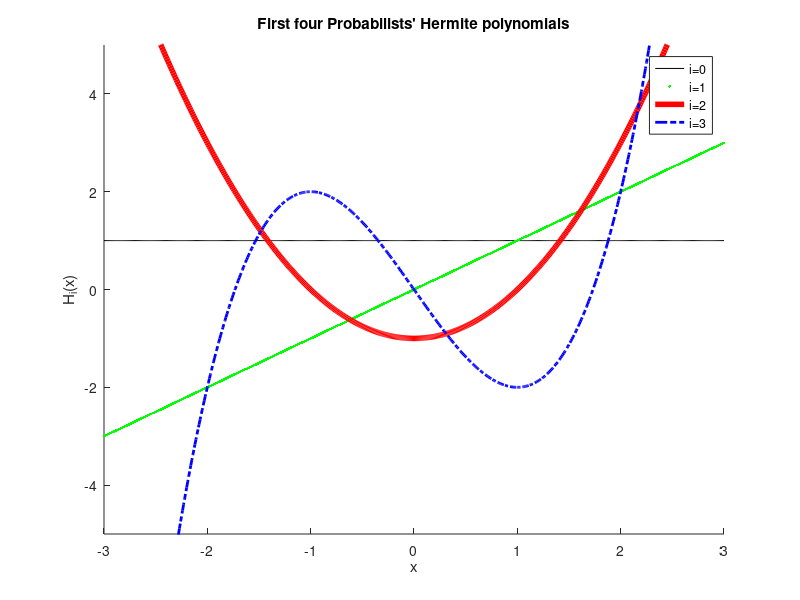
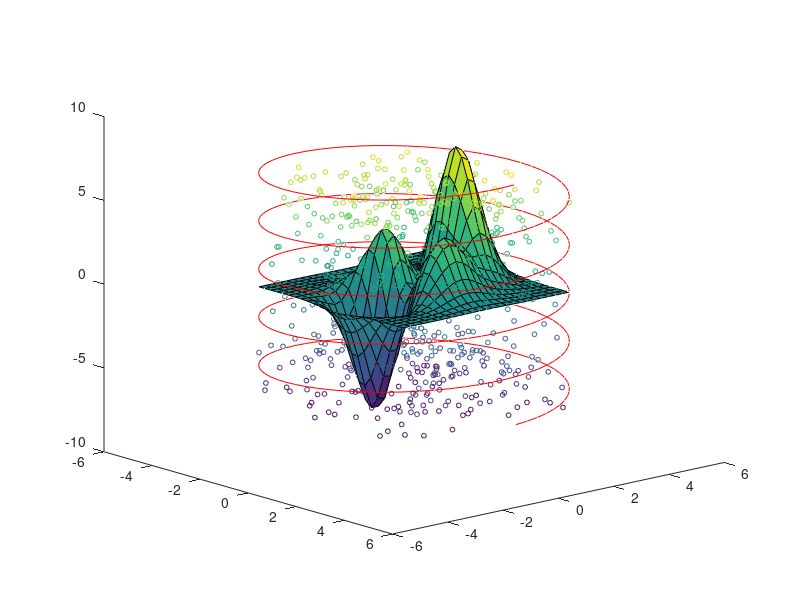

Write the MATLAB code that produced these figures, in order. (Note: this script raises an error after producing the figures.)
%% MATLAB Tutorial for Differential Equations

%%
% *DISCLAIMER*
%
% Almost everything you can do in MATLAB, you can do in Python, for free,
% with the addition of the packages NumPy, SciPy, and Matplotlib (and SymPy
% for the symbolic stuff). While MATLAB may be free to you now 
% while you're a student, it probably will not be once you
% graduate. Further, MATLAB is, as its name suggests, best suited to matrix
% computations. It is not a very good general-purpose programming language,
% and many of its misfeatures are made permanent by a need for backwards
% compatibility with 32 years worth of legacy scripts.
% So, while MATLAB is still the most commonly used language in many
% regions of academia, and so is an essential skill
% for any scientific/industrial programmer,
% you may want to investigate other languages if you
% decide you want to do any programming outside of this class.
%
% The script which generates this document is uploaded at
% <http://github.com/tsbertalan/matlabTutorial>, and the rendered HTML
% version is visible at
% <https://rawgit.com/tsbertalan/matlabTutorial/master/html/matlabTutorial.html rawgit.com>
% or
% <https://htmlpreview.github.io/?https://github.com/tsbertalan/matlabTutorial/blob/master/html/matlabTutorial.html htmlpreview.github.io>.

% Make this script's results exactly reproducible.
close all; clear all; rng(4);

%% Basics
% Statements can be closed with a semicolon,
x = 3*4;
%%
% or left unclosed, in which case they will print when evaluated.
x = 3*4
%%
% Most basic operations act as you'd expect.
3 + 6 - 2 * 3 / 9
%%
% However, you may sometimes want to use elementwise operations with matrix
% arguments, particularly for multiplication and exponentiation.
% This is done by preceeding the operations with a period.
x = [1, 2, 3];
y = [4, 5, 6];
%x^y  % fails
x .^ y
%%
% Longer statements can be broken across several lines with an ellipsis
% |...|. Whitespace is not syntactic.
x = 3 * 9 + 4 ...
    /32 +(...
          5 / 3 + 6 ...
         );
         

%%
% Loops can be written with |for| or |while|. You'll probably find |for|
% more useful.
for x=1:10
    y = x*2;
end

x = 1;
while x <= 10
    y = x*2;
    x = x + 1;
end

xvalues = [1 4 12 6];
total = 0;
for x=xvalues
    total = total + x;
end

%%
% The |disp| command can be used for explicitly printing things. Or
% |fprintf| can be used for more control.
disp(total)
fprintf('%.2f', sum(xvalues));

%%
% In the MATLAB Desktop, you can get help for most commands and functions
% by placing your edit cursor in the command and pressing F1. The help for
% |fprintf| looks like this on my machine:
% 
% <<fprintfHelp.png>>
% 
% The fact that the help for |fprintf| is _just a little bit_ wrong
% (in our simple usage, |fprintf| writes to standard out, 
% not to a text file as claimed) is just a fun bonus.

%%
% Standard flow control constructs are available.
x = sqrt(2);
if x < 2
    disp('less');
elseif true == false
    disp('impossible');
else
    disp('greater');
end

%%
% You can also use |switch| statements if you think they're warranted.
option = 'abcdefg';
switch option
    case 'abcdefg'
        disp('alphabet');
    case 42
        disp('meaning of life');
end
        


%% Arrays
% Matlab arrays are always at least two-dimensional. So, "vectors" are
% always either single-row or single-column matrices. You can inspect the
% dimensions of an array with the |size| command.
nValues = 1:10;
size(nValues)

%%
% You can transpose a matrix with either an apostrophe or the |transpose|
% command.
size(nValues')
%size(transpose(nValues))  % (same thing)

%%
% You can compose arrays explicitly with commas, spaces, and semicolons.
% Commas and spaces are used to separate values within the same row, and
% semicolons are used to separate values in different rows.
A = [1 2 3; 4 5 6]
B = [7, 8, 9; 1, 2, 3]
C = [4, 6 2; 5, 8 2]  % This is pretty ugly.

%%
% Ranges of values can be generated with the |START:INCREMENT:STOP| syntax.
2:3:12
%%
% If you leave out |INCREMENT|, it defaults to one.
2:12

%%
% You can reshape arrays, possibly changing the number of dimensions.
reshape(1:12, 3, 4)
reshape(1:12, 4, 3)

%%
% Higher-dimensional arrays are also possible, if its  useful for the
% organization of your problem.
threeDeeArray = reshape(1:12, 2, 3, 2)

%%
% You can index an array explicitly.
threeDeeArray(1, 3, 2) = 42;
%%
% The |end| keyword stands for last entry.
threeDeeArray(1, end, 2)
%%
% You can also flatten multidimensional arrays back to a column-vector
% (transposed here for space).
flattened = threeDeeArray(:)'
flattened(11)
%%hold all;
% Arrays can also be indexed by slices
threeDeeArray(1, :, :)
%%
% or by an array of indices.
indices = find(threeDeeArray(1, 3, :) == 42)
threeDeeArray(1, 3, indices)

%%
% One of the major shortcomings of MATLAB is its lack of
% true lists--the closest you can come is by extending an array row-by-row or
% colum-by-column. This imposes a performance penalty, as the entire array
% is recopied every time. But it can sometimes be worth it for assembling
% small "stacks"hold all;.
x = [];
y = [];
for i=1:10
    x = [x; i];
    y = [y, i*2];
end
size(x)
size(y)
 

%%
% Multiplying two matrices the |*| operator rather than the |.*| operator
% performs matrix multiplication, so the number of columns of the first
% matrix must match the number of rows of the second.
A = [1 2; 3 4];
u = [5; 6];
b = A * u



%% Basic plotting
% It's good practice to initialize a figure with a call to |figure|. This
% command will return a handle that you can use later as in input to the
% same command to make the same figure active again.
%
% To put multiple objects on the same plot, issue a |hold on| command after
% making your figure active. This prevents new plotted objects from
% replacing the previous ones.
%
% 2D line plots can be made with the |plot| command. Like all commands in
% this tutorial, nice documentation for this command is available with F1.
% Plots can be decorated with commands like |title|, |xlabel|, |ylabel|,
% |ylim|, or |legend|. Again, the built in help browser, or just Google,
% can be very useful for finding the names and syntax for less commonly\
% used commands.

figureHandle = figure();

hold all;

x = -3:.01:3;
plot(x, ones(size(x)), 'k-');
plot(x, x, 'g.');
plot(x, x.^2 - 1, 'Color', 'red', 'LineWidth', 4);
plot(x, x.^3 - 3*x, 'b-.', 'LineWidth', 2);
ylim([-5, 5]);

title('First four Probabilists'' Hermite polynomials');
xlabel('x');
ylabel('H_i(x)');
legend('i=0', 'i=1', 'i=2', 'i=3');

%%
% You can make scatterplots with the |scatter| command.

%%
% 3D plots are possible with commands such as |scatter3|, or |surf|
figure(); hold all;
[X,Y,Z] = peaks(25);
surf(X,Y,Z);
view(49, 18);  % Set the view angle.

% We can make a 3D scatterplot fairly intuitively, though formatting
% options can get Byzantine.
Zrand = rand(numel(Z), 1);
Zrand = Zrand * (max(Z(:)) - min(Z(:)));
Zrand = Zrand - mean(Zrand);
% Arguments are (x, y, z, size, (variable for color mapping)):
scatter3(X(:), Y(:), Zrand, 12, Zrand)

% You can also plot curves in 3D, FWIW.
theta = 0:.1:10*pi;
r = sqrt(...
        max(abs(X(:)))^2 ...
        + ...
        max(abs(Y(:)))^2 ...
        );
x = r*cos(theta);
y = r*sin(theta);
z = linspace(min(Z(:)), max(Z(:)), numel(theta));
plot3(x, y, z, 'Color', 'red');



%% Functions vs scripts
% This file is a MATLAB script--a series of statments, perhaps separated
% into cells by comment lines beginning with two |%| symbols.
% Incidentally, these cells can be evaluated one-by-one with the default
% |Ctrl+Enter| keyboard shortcut, similar to the |Shift+Enter| shortcut in
% Mathematica.
%
% However, to do something a little more like real programming in Matlab,
% you'll want functions. Functions need to be defined in a separate |*.m|
% file. (Nested functions are possible, but not in scripts. It appears that
% classes can only be defined in their own files, not nested.)
%
% I made a small example file to accompany this tutorial, called
% |squareInputValue.m|. It looks something like this:
%
%   function outputValue = squareInputValue(inputValue)
%       outputValue = inputValue .^ 2;
%   end
squareInputValue(2)

%%
% If you have to do slightly larger-scale programming in MATLAB, you may be
% interested in reading about its rudimentary object-orientation (look up
% |classdef| in the help), and package management (see |import|, and Google)
% capabilities.

%%
% Functions that can operate without arguments, such as the built-in rand,
% can be called without parenthases, although I personally dislike this
% style.
x = rand();
y = rand;
z = x - y;

%%
% If your function can be performed in a single statement, like our
% squareInputValue example, you can write it as an anonymous function
f = @(x) x.^2;
f(2)
%%
% The syntax is
%
%  |IDENTIFIER = @(ARG1 [, ARG2, ARG3, etc]) (statement with the given value(s) of ARG1(...))|
%
% This is similar to Python's |lambda| keyword, where this function would be
%
%  f = lambda x: x**2

%%
% In some contexts, such as when integrating ODEs (see below) a function
% handle is desired. Unlike in Python, where both |squareInputValue| and
% |f| would be callable objects at this point, attempts to use
% |squareInputValue| as an object at this point would be interpreted as
% calls without arguments (due to the previously mentioned regrettable
% no-parenthases no-arguments optional syntax), and would result in the error
%
%  Error using squareInputValue (line 2)
%  Not enough input arguments.
%
% You can create a function handle to pass to other functions by prepending
% an @ symbol (our anonymous function |f| is already a function handle).
squaringHandle = @squareInputValue;
squaringHandle(2)


%% Numerical integration of systems of ODEs
% While you can write your own numerical integration routines, and schemes
% like forward Euler can be implemented directly in your script without
% much difficulty, MATLAB includes several built-in integrators to make
% your life easier. These are particulary useful when integrating stiff
% systems of ODEs, where error or stepsize control is required, and schemes
% such as forward Euler might fail spectacularly.
%
% _*Numerically integrate a single linear ODE.*_
%
% Let's define a simple 1D ODE. The built-in integrators expect your
% right-hand-side (RHS) function to take two arguments, the current time,
% and the current state. This allows you to have time-dependent effects,
% such as nonautomous forcing. For now, we'll just ignore the t argument.
dxdt = @(t, x) 2 - x;

%%
% Integrators vary in their required arguments, but they generally require
% a handle to a RHS function, a time range, and an initial
% condition, and return a trajectory as a sequence of points with
% corresponding times (or or however you interpret the independent
% variable). Here, we'll use a Runge-Kutta method of order 4(5),
% and plot the resulting trajectory.
timeRange = [0, 6];
initialCondition = 3.99;
[T, X] = ode45(dxdt, timeRange, initialCondition);
figure();
plot(T, X);
xlabel('t');
ylabel('x(t)');

%%
% _*Numerically integrate a pair of coupled linear ODEs and plot the phase portrait.*_
%
% We can also use a pair of linear ODEs.
%
% $$\frac{dx}{dt} = 3   (\frac{1}{2} - x) + \frac{1}{2} (-\frac{1}{4} - y)$$
%
% $$\frac{dy}{dt} = \frac{1}{3} (1/2 - x) + 6   (-\frac{1}{4} - y)$$
%
A = [3,   1/2; ...
     1/3, 6   ];
XYfixed = [1/2; -1/4];
rhs = @(t, XY) A * (XYfixed - reshape(XY, 2, 1));
%%
% Let's start with a bunch of random initial conditions.
numTrajectories = 80;
times = 0:.01:10;
trajectories = zeros(numel(times), 2, numTrajectories);
for replicate=1:numTrajectories
    initialCondition = rand(2, 1) * 2 - 1;
    [times, states] = ode45(rhs, times, initialCondition);
    trajectories(:, :, replicate) = states;
end
%%%
% Let's plot those trajectories. However, we're going to add an extra
% feature--to visualize the vector field, we'll plot a quiver of arrows
% pointing in the direction of the vector field for a grid of points in the
% X-Y plane. Note that we use the function |meshgrid| to create a repeating
% grid of rows of $x$ values and columns of $y$ values, then evaluate the
% intersections of these rows and values to get $u=dx/dt$ and $v=dy/dt$.
linearTwoDeeFig = figure(); hold on;
for replicate=1:numTrajectories
    states = trajectories(:, :, replicate);
    scatter(states(1, 1), states(1, 2), 32, 'Marker', 'o', ...
            'MarkerEdgeColor', 'black', 'MarkerFaceColor', 'black');
    scatter(states(end, 1), states(end, 2), 100, 'Marker', 'o', ...
            'MarkerEdgeColor', 'black', 'MarkerFaceColor', 'white'...
            );
    plot(states(:, 1), states(:, 2), 'k');
end
[X, Y] = meshgrid(-1:.25:1, -1:.25:1);
gridShape = size(X);
U = zeros(size(X));
V = zeros(size(X));
for i=1:gridShape(1)
    for j=1:gridShape(2)
        uv = rhs(0, [X(i,j); Y(i,j)]);
        U(i,j) = uv(1);
        V(i,j) = uv(2);
    end
end
quiver(X, Y, U, V, 'Color', 'red');
xlabel('x');
ylabel('y');
title('Trajectories move from black to white points.');

%%
% _*Numerically integrate a pair of nonlinear ODEs and plot the phase portrait.*_
%
% Let's try a nonlinear system. In particular we can use two ODEs for a Van
% der Pol oscillator, which happen to be a stiff system. Because of this
% feature, integration methods with a fixed step size are not really
% appropriate, so we'll use |ode23s|, an integrator designed for such
% systems.
%
% This integration example is taken straight from the MATLAB help files,
% although the plotting code is not.
figure();
hold on;
dydt = @(t, y) [y(2); 1000*(1-y(1)^2)*y(2)-y(1)];  % See vdp1000.m, which comes with Matlab.
numReps = 25;
initialConditions = [rand(numReps, 1)*5-2.5, ...
                     rand(numReps, 1)*3000-1500];
for i=1:numReps
    y0 = initialConditions(i, :);
    [T,Y] = ode23s(dydt,[0 3000], y0);
    plot(Y(:, 1), Y(:, 2), 'k-')
    scatter(Y(1, 1), Y(1, 2), 'ko', 'MarkerFaceColor', 'black');
end

% Let's plot the attracting limit cycle as well.
[T,Y] = ode23s(dydt,[0 3000], [2 0]);
plot(Y(:, 1), Y(:, 2), 'red', 'LineWidth', 4)

xlabel('y_1(t)');
ylabel('y_2(t)');

%%
% *Numerically integrate a large nonlinear system of ODEs.*
%
% Of course, you can integrate dynamics of arbitrary complexity and number of
% variables--all the integrators such as |ode45| or |ode23s| require is a
% handle to right-hand-side function. This you could write in a separte
% file, and use the |@| prefix to make a function handle out of the name of
% this external function, allowing you to define many-line RHS functions.
%
% Let's define a system of coupled oscillators as 
% 
% $$\dot \theta_i = \omega_i + \frac{K}{N} \sum_{j=1}^N \sin(\theta_j - \theta_i)$$
% 
% For, say, $N=128$ . I'll define the right-hand-side function in a separate
% file, but it will look like this:
% 
%   function dTdt = coupledOscRHS(thetas, omegas, K)
%       N = numel(thetas);
% 
%       dTdt = zeros(size(thetas));
%       for i=1:N
%           dTdt(i) = 0;
%           for j=1:N
%               dTdt(i) = dTdt(i) + sin(thetas(j) - thetas(i));
%           end
%           dTdt(i) = omegas(i) + K/N * dTdt(i);
%       end
%   end
%
% Since our RHS function does not take a time and a state, as required,
% we'll wrap it in an anonymous function, baking in our chosen paramemters
% (a construction called a closure).
N = 128;
omegas = rand(N, 1) * 0.1;
omegas = omegas - mean(omegas);
K = 0.25;
rhs = @(unused_t, thetas) coupledOscRHS(thetas, omegas, K);
%%
% We'll start with a random initial condition, make a trajectory, then plot
% all the oscillators' phase angles over time.
ic = rand(N, 1) * pi - pi/2;
[T, X] = ode45(rhs, [0, 10], ic);
figure();
plot(T, X, 'black');
xlabel('t')
ylabel({'\theta_i(t)'; sprintf('for i=1,2,...,%d', N)});



%% Find eigenvalues and eigenvectors.
% Previously, we defined a pair of linear ODEs in terms of a coefficient
% matrix |A|.
A
%%
% As you'll learn later in the course, the eigenvalues and eigenvectors of
% this coefficient matrix actually tell us a lot about the dynamics of the
% system. We can obtain them explictly with MATLAB.
[V, D] = eig(A);
V
D = diag(D)  % MATLAB returns eigenvalues as a diagonal matrix when vectors are also requested.
%%
% Let's plot these on the previous figure, centered at what (by
% construction) we know to be the fixed point.
figure(linearTwoDeeFig);
for i=[1 2]
    v = V(:, i);
    p1 = XYfixed;
    p2 = XYfixed + v;
    plot(...
        [p1(1) p2(1)], ...
        [p1(2) p2(2)], ...
        'b', 'LineWidth', D(i));
end
ylim([-1, 1]);
%%
% The vectors point out the two directions along which motion towards the
% steady state is organized--one fast, and one slow. The thickness of the
% two lines corresponds to the corresponding eigenvalue, which tells you
% which direction is the fast one and which is the slow.
%
% (Note that the actual Jacobian of this matrix is is actually |-A|, so the
% actual eigenvalues would both be negative, indicating stability of the
% steady state.)


%% Make a 1D direction field.
% In the book, there are some informative plots, in the chapter about 1D
% dynamics, which show a direction field as a function of both time and the
% single variable. Let's create one of these for a quadratic ODE.
figure(); hold on;
rhs = @(t, x) (4 - x) * (2 - x);
title('dx/dt = (4-x) (2-x)');

xvals = -1:.5:4;
tvals = 0:1:6;

[XVALS, TVALS] = meshgrid(xvals, tvals);
U = zeros(size(XVALS));
V = zeros(size(XVALS));
for i=1:numel(xvals)
    for j=1:numel(tvals)
        t = TVALS(j, i);
        x = XVALS(j, i);
        dxdt = rhs(t, x);
        dt = 1;  % arbitrary
        dx = dxdt * dt;
        U(j,i) = dt;
        V(j,i) = dx;
    end
end
quiver(TVALS, XVALS, U, V, 'Color', 'black');
xlim([min(tvals), max(tvals)]);

% Let's add a few trajectories.
x0t0 = [3.99 0;  3 0;  2 0; 1 0; 0 0; -1 0; 0 2; 1 4; 3 4; 3 5; 0 5];
for i=1:11
    x0 = x0t0(i, 1);
    t0 = x0t0(i, 2);
    
    % Integrate forward.
    [T, X] = ode45(rhs, [t0, max(tvals)], x0);
    plot(T, X, 'k-');
    
    % Integrate backward to fill out the partial trajectories.
    if t0 > min(tvals)
        [T, X] = ode45(rhs, t0:-.01:min(tvals), x0);
        plot(T, X, 'red');
    end
end
ylim([min(xvals), max(xvals)]);
xlabel('t');
ylabel('x(t)');
%%
% For some of the reverse trajectories, we get a warning because either $x$
% is changing very slowly (near the unstable $x=4$ fixed point), or $x$ is
% changing very quickly (as it decreases without bound towards negative
% infinity).




%% Symbolic computation
% Your version of MATLAB might include support for symbolic computation.
% While Mathematica is a more common choice for doing symbolic
% computations, we'll go through an example here to introduce the
% MATLAB equivalent.
%
% using syntax which is strangely divergent from normal MATLAB code, we can
% declare an abstract function.
syms f(x)
f
x

%%
% If we had done this with the command
%
%   syms f(x)
%
% instead, the function f would have been declared, but not x.

%%
% Note that our function does not yet have an associated expression. We can
% add that with a new syntax that looks disturbingly like the illegal
% action of assigning to a function evaluation.
f(x) = x^3*sin(x)

%%
% We can differentiate this.
diff(f, x, 2)

%%
% (
% Note that, usually, the |diff| function is used for computing successive
% differences in a vector of values. Because MATLAB packages and namespaces
% are a relatively "new" feature (added in version 2008a), much of the
% MATLAB standard libraries simply dump their functions into the global
% namespace, and use complicated contextual rules to decide precedence, if
% they don't simply shadow each other.
% )
vec = [1 5 6];
diff(vec)

%% 
% Using a further unintuitive abuse of notation, we can use the Symbolic
% Math Toolbox to integrate, for example, a first-order linear ODE.
syms y(t) b
y(t) = dsolve(diff(y) == -t*y, y(0) == b)
%%
% Make a callable function out of this explicit solution, and plot it.
yt = symfun(y(t), [b, t])
figure();
tvals = 0:.1:4;
bval = 1.0;
plot(tvals, yt(bval, tvals));
title(strcat('y(t)=', char(y(t)), sprintf(',  b=%.1f', bval)));
xlabel('t');
ylabel('y');

%%
% This example is taken nearly directly from the help files; for more
% information and tutorials, open the MATLAB desktop Help Browser, and
% search for "Symbolic Computation".

%% Debugging
% It's often useful to inspect the state of a program at a particular point
% deep in a called function. To this end, you can set break points
% by clicking the |-| sign in the left margin of a line in the editor,
% to the right of the line numbers.
% 
% <<setBreakpoint.png>>
% 
%
% When you run a script which calls this code, assuming you did not call
% |clear all|, which clears both variables and breakpoints, the interpreter
% will stop when this line is reached, and indicate this state with both a
% green arrow in the margin of this code ...
% 
% <<atBreakpoint.png>>
% 
%
% ... and a |K| before your interactive prompt in the Command Window.
% 
% <<commandWindowDebugging.png>>
% 
%
% At this point, you can |disp| out or modify variables and expressions. 
% In newer versions of MATLAB, the "EDITOR" tab will contain buttons for
% continuing to the next breakpoint, stepping to the next line of code,
% stepping into the function about to be called, etc.
% 
% <<debugButtons.png>>
% 
%
% To quit debug mode, either press the continue button (or keyboard
% shortcut) (and possibly also clear your breakpoints), press the "Quit
% Debugging" button, or enter the command |dbquit| in thie Command Window.
